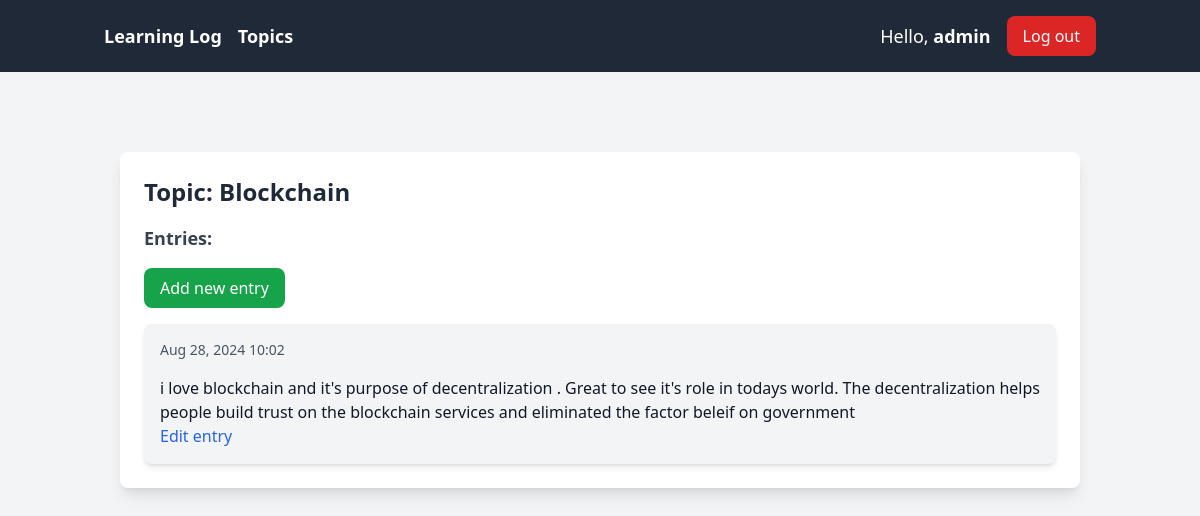
The page /topics/3/ (signed in) on the database its author committed.
### learning_logs/models.py (models this page shows, shortened)
class Topic(models.Model):
    text = models.CharField(max_length=200)
    date_added = models.DateTimeField(auto_now_add=True)
    owner = models.ForeignKey(User, on_delete=models.CASCADE)
    def __str__(self):
        return self.text

class Entry(models.Model):
    topic = models.ForeignKey(Topic,on_delete=models.CASCADE)
    text = models.TextField()
    date_added = models.DateTimeField(auto_now_add=True)
    class Meta:
        verbose_name_plural = 'entries'

### learning_logs/views.py (the view)
# urls.py: path('topics/<int:topic_id>/', views.topic, name='topic'),
@login_required
def topic(request , topic_id):
    topic = Topic.objects.get(id=topic_id)
    if topic.owner != request.user:
        raise Http404
    entries = topic.entry_set.order_by('-date_added')
    context = {
        'topic' : topic,
        'entries' : entries
    }
    return render(request, 'learning_logs/topic.html', context)

### learning_logs/templates/learning_logs/topic.html
{% extends "learning_logs/base.html" %}
{% block content %}
<div class="container mx-auto px-4 py-8">
    <div class="bg-white shadow-lg rounded-lg p-6">
        <h1 class="text-2xl font-bold text-gray-800 mb-4">Topic: {{ topic }}</h1>
        <p class="text-lg font-semibold text-gray-700 mb-4">Entries:</p>
        <a href="{% url 'learning_logs:new_entry' topic.id %}" class="bg-green-600 text-white px-4 py-2 rounded-lg hover:bg-green-500 transition duration-300 inline-block mb-4">
            Add new entry
        </a>
        <ul class="space-y-4">
            {% for entry in entries %}
            <li class="bg-gray-100 p-4 rounded-lg shadow-md">
                <p class="text-gray-600 text-sm mb-2">{{ entry.date_added|date:'M d, Y H:i' }}</p>
                <p class="text-gray-800 mb-4">{{ entry.text|linebreaks }}</p>
                <a href="{% url 'learning_logs:edit_entry' entry.id %}" class="text-blue-600 hover:text-blue-800 transition duration-300">Edit entry</a>
            </li>
            {% empty %}
            <li class="text-gray-600">No entries are added to this topic.</li>
            {% endfor %}
        </ul>
    </div>
</div>
{% endblock content %}

### learning_logs/templates/learning_logs/base.html (shortened to what this page needs)
<!DOCTYPE html>
<html lang="en">
<head>
    <script src="https://cdn.tailwindcss.com"></script>
</head>
<body class="bg-gray-100 text-gray-900">
    <header class="bg-gray-800 text-white">
        <nav class="relative flex items-center justify-between p-4 container mx-auto">
            <div class="hidden lg:flex items-center justify-between space-x-4 w-full">
                <div class="flex gap-4 flex-row items-center">
                    <a href="{% url 'learning_logs:index' %}"
                        class="text-lg font-semibold hover:text-gray-300 transition duration-300">Learning Log</a>
                    <a href="{% url 'learning_logs:topics' %}"
                        class="text-lg font-semibold hover:text-gray-300 transition duration-300">Topics</a>
                </div>
                <div class="flex items-center space-x-4">
                    {% if user.is_authenticated %}
                    <span class="text-lg">Hello, <span class="font-semibold">{{ user.username }}</span></span>
                    <a href="{% url 'users:logout' %}"
                        class="bg-red-600 text-white px-4 py-2 rounded-lg hover:bg-red-500 transition duration-300">Log
                        out</a>
                    {% else %}
                    <a href="{% url 'users:login' %}"
                        class="bg-blue-600 text-white px-4 py-2 rounded-lg hover:bg-blue-500 transition duration-300">Login</a>
                    <a href="{% url 'users:register' %}"
                        class="bg-green-600 text-white px-4 py-2 rounded-lg hover:bg-green-500 transition duration-300">Register</a>
                    {% endif %}
                </div>
            </div>
        </nav>
    </header>
    <main class="container mx-auto mt-8 p-4 min-h-screen">
        {% block content %}{% endblock %}
    </main>
</body>
</html>

### rows shown on the page
Topic: text "Blockchain"
Entry: date_added "Aug 28, 2024 10:02", text "i love blockchain and it's purpose of decentralization . Great to see it's role in todays world. The decentralization helps people build trust on the blockchain services and eliminated the factor beleif on government"

### other values the page prints
{{ user.username }} "admin"
